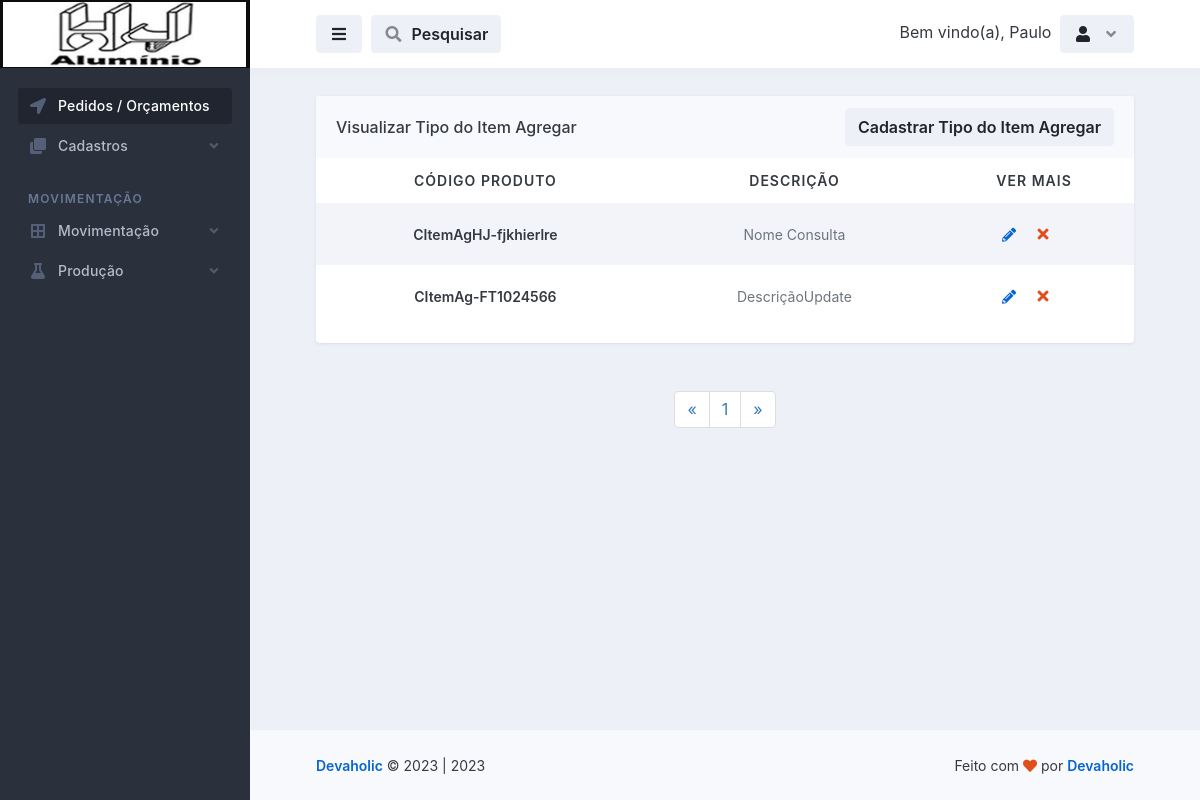
The app's page /tipo_do_item_agregar/visualizar_tipo_do_item_agregar.php (signed in) with its own data.
### tables this page shows
CREATE TABLE `logado` (
  `id` int(11) NOT NULL,
  `nome` varchar(50) NOT NULL,
  `email` varchar(100) NOT NULL,
  `senha` varchar(50) NOT NULL,
  `parceiro_colaborador` varchar(100) NOT NULL,
  `cpf` int(100) NOT NULL,
  `rg` int(20) NOT NULL,
  `cep` int(20) NOT NULL,
  `endereco` varchar(100) NOT NULL,
  `telefone` varchar(50) NOT NULL,
  `complemento` varchar(100) NOT NULL,
  `bairro` varchar(100) NOT NULL,
  `cidade` varchar(100) NOT NULL,
  `uf` varchar(20) NOT NULL,
  `nascimento` varchar(100) NOT NULL,
  `nivel` varchar(20) NOT NULL
);

CREATE TABLE `tipo_do_item_agregar` (
  `id` int(11) NOT NULL,
  `descricao` varchar(255) NOT NULL,
  `codigo_produto` varchar(255) NOT NULL
);

### database.php (called while the page is built, shortened)
<?php
    class database
    {
        public $server = 'localhost';
        public $user = 'root';
        public $pass = '';
        public $bdn = 'maxportas';
        public function __construct()
        {
            try{
            $this->conn = new PDO('mysql:host='.$this->server.'; dbname='.$this->bdn, $this->user, $this->pass);
            } catch(PDOException $e){
                echo "Error $e";
            }
        }
    }
?>

### controllers/controllers_tipo_do_item_agregar.php (called while the page is built, shortened)
<?php
    include "../database.php";
class controllers_tipo_do_item_agregar extends database
{
    public function selecionar_tipo_do_item_agregar()
    {
        $selecionar_tipo_do_item_agregar = $this->conn->prepare("SELECT * FROM tipo_do_item_agregar ORDER BY id DESC");
        $selecionar_tipo_do_item_agregar->execute();
        $resultipo_do_item_agregar = $selecionar_tipo_do_item_agregar->fetchAll(PDO::FETCH_ASSOC);
        return $resultipo_do_item_agregar;
    }
}
?>

### tipo_do_item_agregar/visualizar_tipo_do_item_agregar.php (the view, shortened to what this page needs)
<?php
$servidor = "localhost";
$usuario = "root";
$senha = "";
$dbname = "maxportas";
$conn = mysqli_connect($servidor, $usuario, $senha, $dbname);
$pagina = (isset($_GET['pagina']))? $_GET['pagina'] : 1;
$result_tipo_do_item_agregar = "SELECT * FROM tipo_do_item_agregar ORDER BY id DESC";
$resultado_tipo_do_item_agregar = mysqli_query($conn, $result_tipo_do_item_agregar);
$total_tipo_do_item_agregar = mysqli_num_rows($resultado_tipo_do_item_agregar);
$quantidade_pg = 10;
$num_pagina = ceil($total_tipo_do_item_agregar/$quantidade_pg);
$incio = ($quantidade_pg*$pagina)-$quantidade_pg;
$result_tipo_do_item_agregar = "SELECT * FROM tipo_do_item_agregar ORDER BY id DESC limit $incio, $quantidade_pg";
$resultado_tipo_do_item_agregar = mysqli_query($conn, $result_tipo_do_item_agregar);
?>
<!doctype html>
<html lang="en">
  <head>
    <link rel="stylesheet" id="css-main" href="../assets/css/dashmix.min.css">
    <link rel="stylesheet" href="../assets/css/pagination.css">
  </head>
  <body>
    <div id="page-container" class="sidebar-o sidebar-dark enable-page-overlay side-scroll page-header-fixed main-content-narrow">
    <?php require_once "../template/sidebar.php" ?>
<header id="page-header">
    <div class="content-header">
    <div class="space-x-1">
        <button type="button" class="btn btn-alt-secondary" data-toggle="layout" data-action="sidebar_toggle">
        <i class="fa fa-fw fa-bars"></i>
        </button>
            <button type="button" class="btn btn-alt-secondary" data-toggle="layout" data-action="header_search_on">
              <i class="fa fa-fw opacity-50 fa-search"></i> <span class="ms-1 d-none d-sm-inline-block">Pesquisar</span>
            </button>
    </div>
    <?php require_once "../template/btn_logout.php"; ?>
    </div>
</header>
      <main id="main-container">
        <div class="content content-full content-boxed">
          <div class="row">
            <div class="col-md-12">
              <div class="block block-rounded block-mode-loading-refresh">
                <div class="block-header block-header-default">
                  <h3 class="block-title">
                    Visualizar Tipo do Item Agregar
                  </h3>
                  <a class="btn btn-alt-secondary" href="tipo_do_item_agregar.php">
                    Cadastrar Tipo do Item Agregar
                  </a>
                </div>
                <div class="table-responsive">
                  <table class="table table-striped table-hover table-borderless table-vcenter fs-sm">
                  <?php
                    require_once "../controllers/controllers_tipo_do_item_agregar.php";
                    $selecionar_tipo_do_item_agregar = new controllers_tipo_do_item_agregar();
                    $result_tipo_do_item_agregar = $selecionar_tipo_do_item_agregar->selecionar_tipo_do_item_agregar();
                    if(count($result_tipo_do_item_agregar) > 0)
                    { ?>
                    <thead style="text-align: center;">
                      <tr class="text-uppercase">
                        <th>Código Produto</th>
                        <th>Descrição</th>
                        <th>Ver Mais</th>
                      </tr>
                    </thead>
                    <?php }?>
                    <tbody style="text-align: center;">
                        <?php
                            require_once "../controllers/controllers_tipo_do_item_agregar.php";
                            $selecionar_tipo_do_item_agregar = new controllers_tipo_do_item_agregar();
                            $result_tipo_do_item_agregar = $selecionar_tipo_do_item_agregar->selecionar_tipo_do_item_agregar();
                            if(count($result_tipo_do_item_agregar) > 0)
                            {
                              while($row_tipo_do_item_agregar = mysqli_fetch_assoc($resultado_tipo_do_item_agregar)){ ?>
                                <tr style="text-align: center;">
                                  <td>
                                      <span class="fw-semibold"><?php echo $row_tipo_do_item_agregar['codigo_produto']; ?></span>
                                  </td>
                                  <td>
                                    <span class="fs-sm text-muted"><?php echo $row_tipo_do_item_agregar['descricao'];?></span>
                                  </td>
                                  <td class="text-center text-nowrap fw-medium" style="display: flex; justify-content: center; align-items: center;">
                                    <a href="./atualizar_tipo_do_item_agregar.php?atualizar_agregar=<?php $idCriptografado = base64_encode($row_tipo_do_item_agregar['id']); echo $idCriptografado;?>">
                                        <i class="fa fa-pencil-alt me-1 opacity-100"></i>
                                    </a>
                                    <?php
                                       echo "<button class='btn' onclick='abrirModal(".$row_tipo_do_item_agregar['id'].")'><i class='fa fa-fw fa-times text-danger'></i></button>";
                                    ?>
                                  </td>
                                </tr>
                          <?php } } else { echo "<h1>Nenhum registo encontrado!</h1>"; } ?>
                    </tbody>
                  </table>
                </div>
                </div>
                <?php
                  $pagina_anterior = $pagina - 1;
                  $pagina_posterior = $pagina + 1;
                ?>
                <nav class="text-center">
                  <ul class="pagination">
                    <li>
                      <?php
                      if($pagina_anterior != 0){ ?>
                        <a href="visualizar_tipo_do_item_agregar.php?pagina=<?php echo $pagina_anterior; ?>" aria-label="Previous">
                          <span aria-hidden="true">&laquo;</span>
                        </a>
                      <?php }else{ ?>
                        <span aria-hidden="true">&laquo;</span>
                      <?php }  ?>
                    </li>
                    <?php
                    for($i = 1; $i < $num_pagina + 1; $i++){ ?>
                      <li><a href="visualizar_tipo_do_item_agregar.php?pagina=<?php echo $i; ?>"><?php echo $i; ?></a>
                      </li>
                    <?php } ?>
                    <li>
                      <?php
                      if($pagina_posterior <= $num_pagina){ ?>
                        <a href="visualizar_tipo_do_item_agregar.php?pagina=<?php echo $pagina_posterior; ?>" aria-label="Previous">
                          <span aria-hidden="true">&raquo;</span>
                        </a>
                      <?php }else{ ?>
                        <span aria-hidden="true">&raquo;</span>
                      <?php }  ?>
                    </li>
                  </ul>
                </nav>
              </div>
        </div>
      </main>
      <?php require_once "../template/footer.php" ?>
    </div>
  </body>
</html>

### template/btn_logout.php (shortened to what this page needs)
<?php
    include "../conexao-bd.php";
    $email = $_SESSION['email'];
    $selecinarUserLogado = $conn->prepare("SELECT * FROM logado WHERE email = :email");
    $selecinarUserLogado->bindValue(':email', $email);
    $selecinarUserLogado->execute();
    $row = $selecinarUserLogado->fetch(PDO::FETCH_ASSOC);
?>
<div class="space-x-1">
    <div class="dropdown d-inline-block">
        <span class="d-sm-inline-block">Bem vindo(a), <?php echo $row['nome']; ?></span>
    </div>
    <div class="dropdown d-inline-block">
    <button type="button" class="btn btn-alt-secondary" id="page-header-user-dropdown" data-bs-toggle="dropdown" aria-haspopup="true" aria-expanded="false">
        <i class="fa fa-fw fa-user"></i>
        <i class="fa fa-fw fa-angle-down opacity-50 ms-1 d-none d-sm-inline-block"></i>
    </button>
    </div>
</div>

### assets/css/pagination.css (style rules this page uses)
.pagination { display:inline-block;padding-left:0;margin:20px 0;border-radius:4px }
.pagination>li { display:inline }
.pagination>li>a,.pagination>li>span { position:relative;float:left;padding:6px 12px;margin-left:-1px;line-height:1.42857143;color:#337ab7;text-decoration:none;background-color:#fff;border:1px solid #ddd }
.pagination>li:first-child>a,.pagination>li:first-child>span { margin-left:0;border-top-left-radius:4px;border-bottom-left-radius:4px }
.pagination>li:last-child>a,.pagination>li:last-child>span { border-top-right-radius:4px;border-bottom-right-radius:4px }

### records on screen
logado: nome "Paulo"
tipo_do_item_agregar: codigo_produto "CItemAgHJ-fjkhierlre", descricao "Nome Consulta"
tipo_do_item_agregar: codigo_produto "CItemAg-FT1024566", descricao "DescriçãoUpdate"

### other values on screen
Date('Y') "2023"
